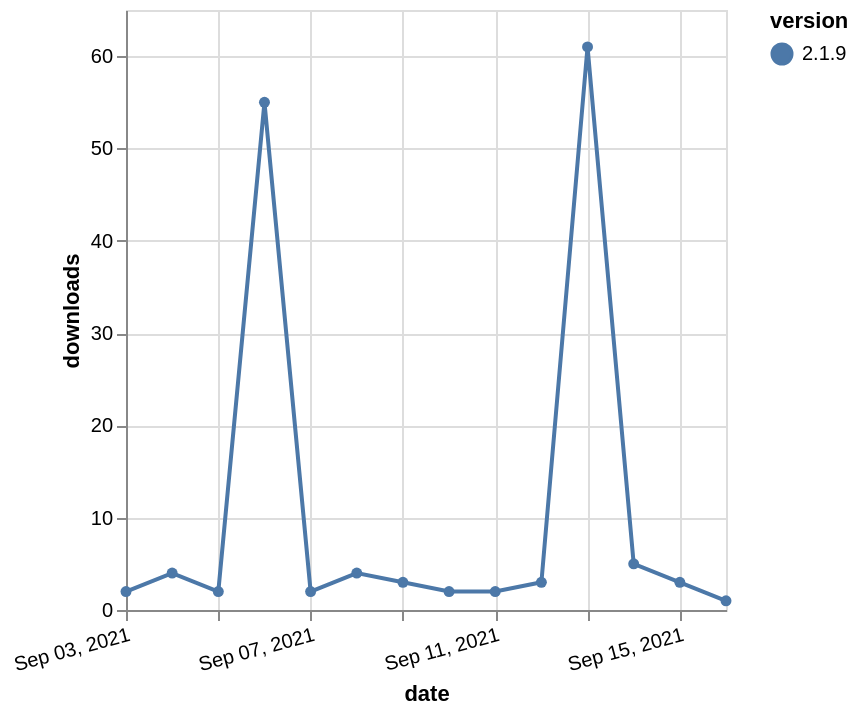

This figure's Vega-Lite source:
### Vega-Lite specification from a JSON file in a GitHub repository (floating-point values rounded to 4 significant figures)
{"$schema": "https://vega.github.io/schema/vega-lite/v5.json", "description": "A simple bar chart with embedded data.", "data": {"values": [{"date": "2021-09-03", "total": 17122, "delta": 2, "version": "2.1.9"}, {"date": "2021-09-04", "total": 17126, "delta": 4, "version": "2.1.9"}, {"date": "2021-09-05", "total": 17128, "delta": 2, "version": "2.1.9"}, {"date": "2021-09-06", "total": 17183, "delta": 55, "version": "2.1.9"}, {"date": "2021-09-07", "total": 17185, "delta": 2, "version": "2.1.9"}, {"date": "2021-09-08", "total": 17189, "delta": 4, "version": "2.1.9"}, {"date": "2021-09-09", "total": 17192, "delta": 3, "version": "2.1.9"}, {"date": "2021-09-10", "total": 17194, "delta": 2, "version": "2.1.9"}, {"date": "2021-09-11", "total": 17196, "delta": 2, "version": "2.1.9"}, {"date": "2021-09-12", "total": 17199, "delta": 3, "version": "2.1.9"}, {"date": "2021-09-13", "total": 17260, "delta": 61, "version": "2.1.9"}, {"date": "2021-09-14", "total": 17265, "delta": 5, "version": "2.1.9"}, {"date": "2021-09-15", "total": 17268, "delta": 3, "version": "2.1.9"}, {"date": "2021-09-16", "total": 17269, "delta": 1, "version": "2.1.9"}]}, "width": "container", "mark": {"type": "line", "point": {"filled": true}}, "encoding": {"x": {"field": "date", "type": "temporal", "timeUnit": "yearmonthdate", "title": "date", "axis": {"labelAngle": -15}}, "y": {"field": "delta", "type": "quantitative", "title": "downloads"}, "color": {"field": "version", "type": "nominal"}, "tooltip": {"field": "delta"}}}
